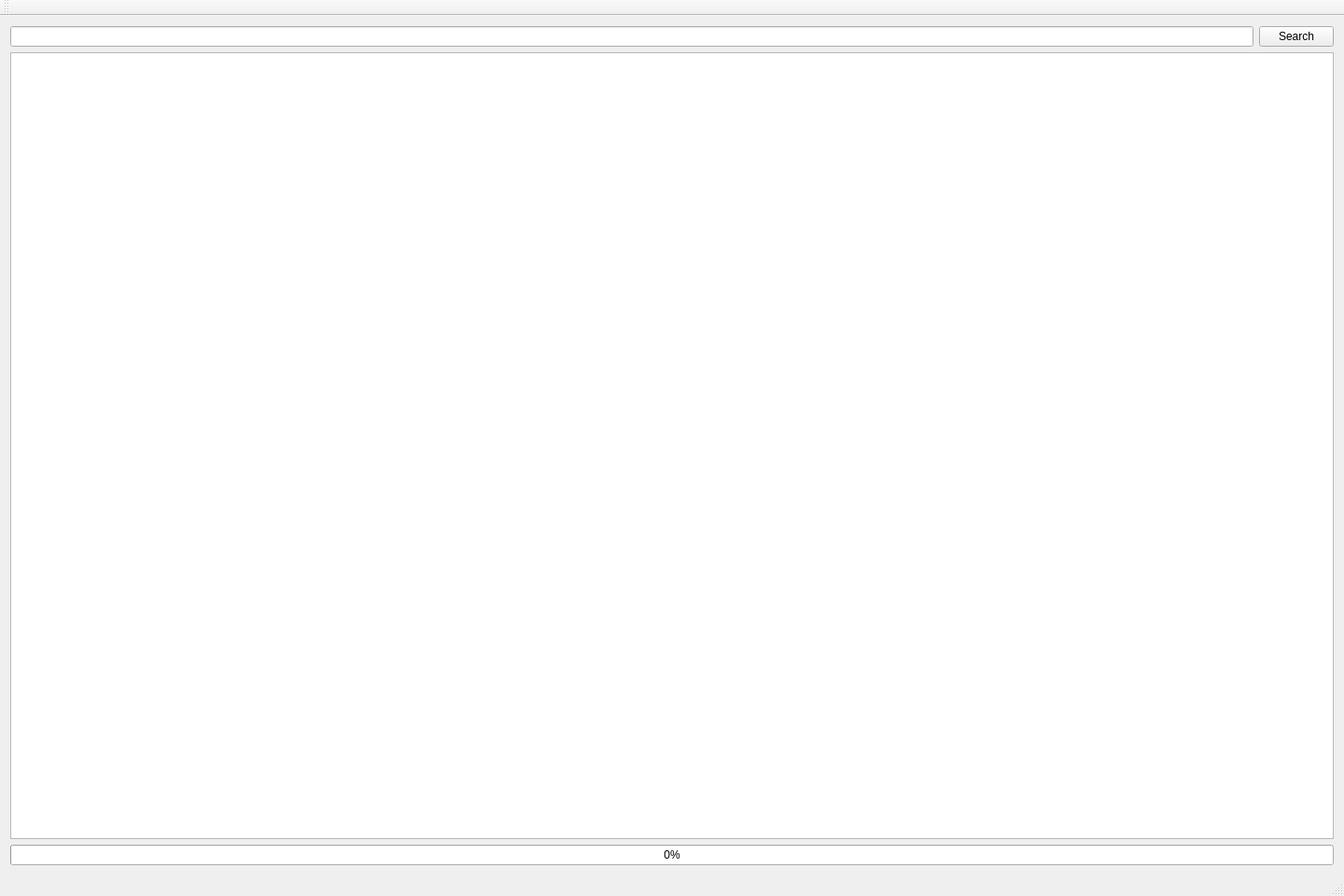
<?xml version="1.0" encoding="UTF-8"?>
<ui version="4.0">
 <class>CMainWindowClass</class>
 <widget class="QMainWindow" name="CMainWindowClass">
  <property name="geometry">
   <rect>
    <x>0</x>
    <y>0</y>
    <width>1440</width>
    <height>960</height>
   </rect>
  </property>
  <property name="windowTitle">
   <string>CMainWindow</string>
  </property>
  <widget class="QWidget" name="centralWidget">
   <layout class="QGridLayout" name="gridLayout">
    <item row="0" column="0">
     <layout class="QHBoxLayout" name="horizontalLayout">
      <item>
       <widget class="QLineEdit" name="searchLineEdit"/>
      </item>
      <item>
       <widget class="QPushButton" name="searchBtn">
        <property name="text">
         <string>Search</string>
        </property>
       </widget>
      </item>
     </layout>
    </item>
    <item row="1" column="0">
     <widget class="QTableView" name="resultTable"/>
    </item>
    <item row="2" column="0">
     <widget class="QProgressBar" name="progressBar">
      <property name="value">
       <number>0</number>
      </property>
     </widget>
    </item>
   </layout>
  </widget>
  <widget class="QMenuBar" name="menuBar">
   <property name="geometry">
    <rect>
     <x>0</x>
     <y>0</y>
     <width>1440</width>
     <height>22</height>
    </rect>
   </property>
  </widget>
  <widget class="QToolBar" name="mainToolBar">
   <attribute name="toolBarArea">
    <enum>TopToolBarArea</enum>
   </attribute>
   <attribute name="toolBarBreak">
    <bool>false</bool>
   </attribute>
  </widget>
  <widget class="QStatusBar" name="statusBar"/>
 </widget>
 <layoutdefault spacing="6" margin="11"/>
 <resources/>
 <connections/>
</ui>
